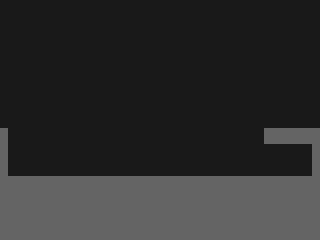

Tiled map render using the project's own tile images. Description and the map definition, with tile-layer contents summarised, below:
An orthogonal 40x30 tile map with 8x8 px tiles, 2 tile layers (BACKGROUND, FOREGROUND), 3 tilesets and 5 objects (CHECKPOINT).

<map version="1.0" orientation="orthogonal" renderorder="right-down" width="40" height="30" tilewidth="8" tileheight="8" nextobjectid="27">
 <tileset firstgid="1" source="PLACEHOLDER.tsx" />
 <tileset firstgid="9" source="SEWER.tsx" />
 <tileset firstgid="39" source="PIER.tsx" />
 <layer name="BACKGROUND" width="40" height="30">
  <data>[1200 cells, 1200 non-empty, 1 distinct tile ids]</data>
 </layer>
 <objectgroup name="SOLID">
  <object id="22" x="264" y="128" width="56" height="16" />
  <object id="25" x="312" y="144" width="8" height="32" />
  <object id="24" x="0" y="176" width="320" height="64" />
  <object id="23" x="0" y="128" width="8" height="48" />
 </objectgroup>
 <layer name="FOREGROUND" width="40" height="30">
  <data>[1200 cells, 344 non-empty, 1 distinct tile ids]</data>
 </layer>
 <objectgroup name="OBJECTS">
  <object id="26" name="CHECKPOINT" x="156" y="160" width="16" height="16" />
 </objectgroup>
</map>
